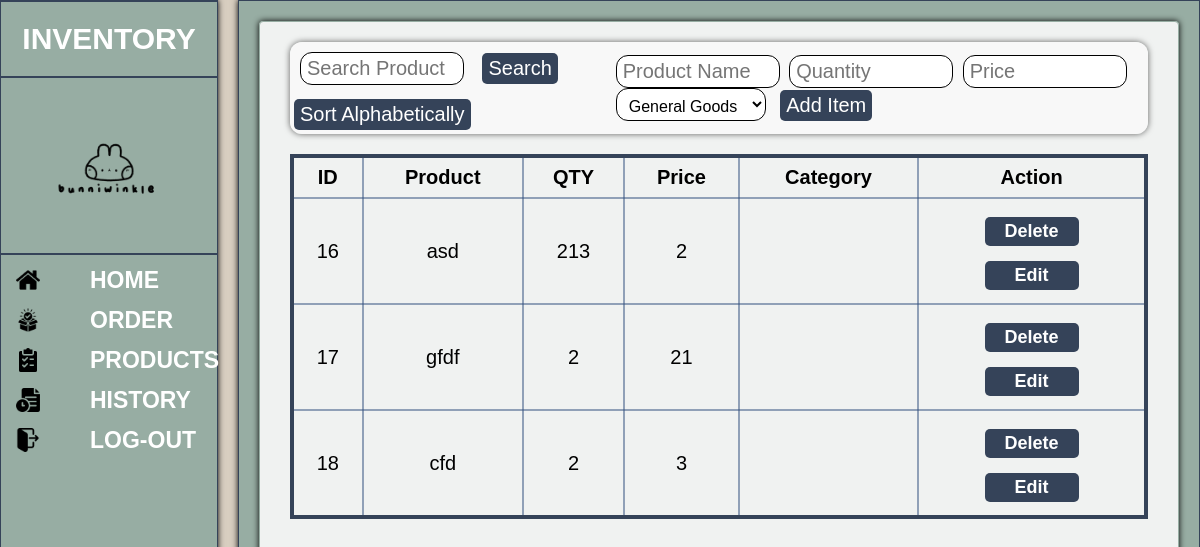
The app's page /Inventory.php, older data.
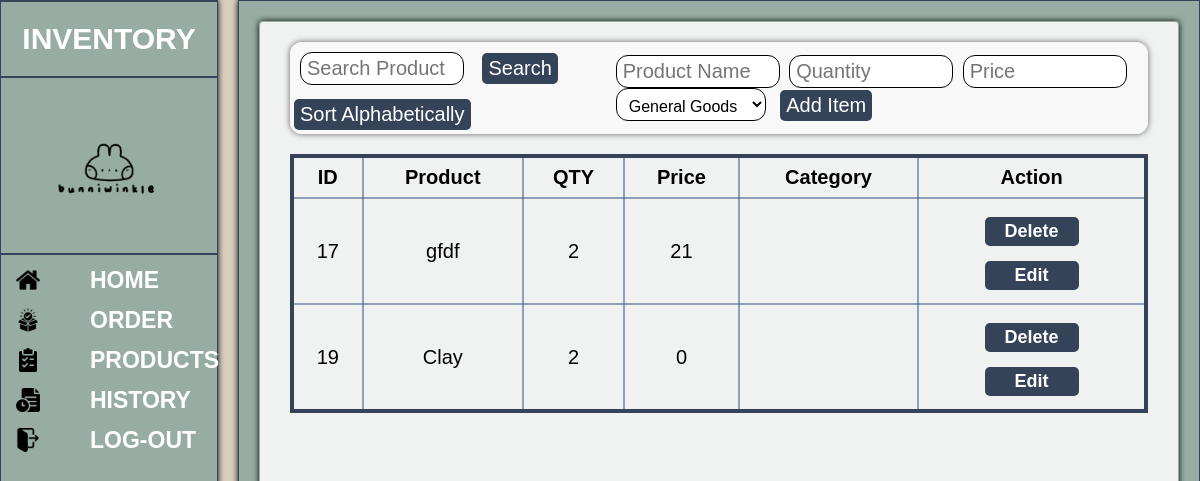
The same page, newer data.
### tables this page shows
CREATE TABLE `inventory` (
  `id` int(11) NOT NULL,
  `productname` varchar(80) NOT NULL,
  `qty` int(255) NOT NULL,
  `price` int(255) NOT NULL,
  `category` varchar(60) NOT NULL
);

### Inventory.php (the view, shortened to what this page needs)
<?php
$conn = new mysqli("localhost", "root", "", "logindb");
$searchQuery = "";
$sortQuery = "";
?>
<!DOCTYPE html>
<html lang="en">
<head>
    <link rel="stylesheet" href="stylingfile/maindisplay.css">
</head>
<body>
    <?php include 'sidebar.php'; ?>
    <div class="maindisplayDiv">
        <div class="insideDisplayDiv">
            <div class="userMenuDiv">
                <form method="POST" action="">
                    <input type="text" name="searchProduct" class="searchprodField" placeholder="Search Product">
                    <button type="submit" class="searchButton">Search</button>
                    <button type="submit" name="sortAlpha" class="sortAlphaButton">Sort Alphabetically</button>
                </form>
                <form method="POST" action="">
                    <div class="addinputField">
                        <input class="prodnameField" type="text" name="newProduct" placeholder="Product Name" required>
                        <input class="prodqtyField" type="number" name="newQty" placeholder="Quantity" required min="0">
                        <input class="prodpriceField" type="number" step="0.01" name="newPrice" placeholder="Price"
                            required min="0">
                        <select name="newCategory" id="newCategory" class="prodcategoryField" required>
                            <option value="General Goods">General Goods</option>
                        </select>
                        <button type="submit" name="addItem" class="addButton">Add Item</button>
                    </div>
                </form>
            </div>
            <div class="tableContainer">
                <table border='1'>
                    <tr>
                        <th>ID</th>
                        <th>Product</th>
                        <th>QTY</th>
                        <th>Price</th>
                        <th>Category</th>
                        <th>Action</th>
                    </tr>
                    <?php
                    $sql = "SELECT id, productname, qty, price, category FROM inventory" . $searchQuery . $sortQuery;
                    $result = $conn->query($sql);
                    if ($result->num_rows > 0) {
                        while ($row = $result->fetch_assoc()) {
                            echo "<tr>
                                <td>" . $row['id'] . "</td>
                                <td>" . $row['productname'] . "</td>
                                <td>" . $row['qty'] . "</td>
                                <td>" . $row['price'] . "</td>
                                <td>" . $row['category'] . "</td>
                                <td>
                                    <form method='POST' action='' onsubmit='return confirmDelete();'>
                                        <input type='hidden' name='delete_id' value='" . $row['id'] . "'>
                                        <button class='deletetableButton' type='submit' name='delete'>Delete</button>
                                    </form>
                                    <form method='GET' action='edititem.php'>
                                        <input type='hidden' name='edit_id' value='" . $row['id'] . "'>
                                        <button class='edittableButton' type='submit' name='edit'>Edit</button>
                                    </form>
                                </td>
                              </tr>";
                        }
                    } else {
                        echo "<tr><td colspan='6'>No products found</td></tr>";
                    }
                    ?>
                </table>
            </div>
        </div>
    </div>
</body>
</html>

### sidebar.php (shortened to what this page needs)
<link rel="stylesheet" href="stylingfile/sidebarstyle.css">
<div class="dashboardContainer">
    <div class="dashboardProfile">
        <div>
            <h1 class="inventoryLabel">INVENTORY</h1>
        </div>
        <div><img class="userIcon" src="imgBG/bunniwinkelanotherlogo.jpg" alt=""></div>
    </div>
    <div class="sidebarMenuContainer">
        <ul class="listDashboard">
            <li>
                <div class="listDiv">
                    <img src="iconlogo/home.png" class="imgIcon">
                    <a href="home.php" class="menuDashboard">HOME</a>
                </div>
            </li>
            <li>
                <div class="listDiv">
                    <img src="iconlogo/order.png" class="imgIcon">
                    <a href="productorder.php" class="menuDashboard">ORDER</a>
                </div>
            </li>
            <li>
                <div class="listDiv">
                    <img src="iconlogo/shopping-list.png" class="imgIcon">
                    <a href="inventory.php" class="menuDashboard">PRODUCTS</a>
                </div>
            </li>
            <li class="dropdown">
                <div class="listDiv dropdown-container">
                    <img src="iconlogo/history.png" class="imgIcon">
                    <a href="javascript:void(0);" class="menuDashboard" onclick="toggleDropdown()">HISTORY</a>
                </div>
            </li>
            <li>
                <div class="listDiv">
                    <img src="iconlogo/logout.png" class="imgIcon">
                    <a href="logout.php" class="menuDashboard">LOG-OUT</a>
                </div>
            </li>
        </ul>
    </div>
</div>

### stylingfile/maindisplay.css (style rules this page uses)
body { background-color: #d8cec0; font-family: "Trebuchet MS", "Lucida Sans Unicode", "Lucida Grande", "Lucida Sans", Arial, sans-serif; }
.maindisplayDiv { border: solid 1px; border-color: #354359; box-shadow: 0 0 6px rgb(0, 0, 0, 1); width: 80%; height: 100vh; background-color: #97ada3; float: right; }
.insideDisplayDiv { display: flex; flex-direction: column; border: solid 1px; border-radius: 4px; border-color: #97ada3; box-shadow: 0 0 6px rgb(0, 0, 0, 1); margin-top: 20px; margin-left: 20px; margin-right: 20px; height: 95vh; background-color: rgba(250, 250, 250, 0.9); }
.userMenuDiv { background-color: rgba(250, 250, 250, 0.8); border: none; box-shadow: 0 0 6px rgba(0, 0, 0, 0.6); border-radius: 12px; margin-left: 30px; margin-right: 30px; margin-top: 20px; display: flex; flex-direction: row; justify-content: center; align-items: center; gap: 10px; }
.searchprodField { background-color: white; border: solid 1px; width: 150px; margin: 10px; font-size: 20px; outline: none; border-radius: 12px; transition: all 0.3s ease; }
.prodnameField { margin-right: 5px; background-color: white; border: solid 1px; font-size: 20px; outline: none; width: 150px; border-radius: 12px; transition: all 0.3s ease; }
.prodqtyField { margin-right: 5px; background-color: white; border: solid 1px; font-size: 20px; outline: none; width: 150px; border-radius: 12px; transition: all 0.3s ease; }
.prodpriceField { margin-right: 5px; background-color: white; border: solid 1px; font-size: 20px; outline: none; width: 150px; border-radius: 12px; transition: all 0.3s ease; }
.prodcategoryField { padding-top: 8px; padding-bottom: 4px; padding-left: 8px; padding-right: 8px; margin-right: 5px; background-color: white; border: solid 1px; font-size: 16px; outline: none; width: 150px; border-radius: 12px; transition: all 0.3s ease; }
.searchButton { color: white; background-color: #354359; border: none; margin: 4px; font-size: 20px; outline: none; border-radius: 5px; transition: all 0.3s ease; }
.sortAlphaButton { color: white; background-color: #354359; border: none; margin: 4px; font-size: 20px; outline: none; border-radius: 5px; transition: all 0.3s ease; }
.addButton { color: white; background-color: #354359; border: none; margin-left: 5px; font-size: 20px; outline: none; border-radius: 5px; transition: all 0.3s ease; }
.tableContainer { margin-top: 20px; overflow-x: auto; margin-left: 30px; margin-right: 30px; height: 83vh; display: flex; flex-direction: column; justify-content: top; }
.deletetableButton { border: none; border-radius: 5px; background-color: #354359; color: white; transition: all 0.3s ease; margin: 10px; font-weight: bold; font-size: 18px; padding-left: 20px; padding-right: 20px; }
.edittableButton { border: none; border-radius: 5px; background-color: #354359; color: white; transition: all 0.3s ease; margin: 5px; font-weight: bold; font-size: 18px; padding-left: 30px; padding-right: 30px; }
table { overflow-x: auto; font-size: 20px; text-align: center; border-collapse: collapse; border: 4px solid #354359; }
th, td { border: 2px solid rgba(51, 81, 126, 0.5); padding: 8px; }
input { font-family: "Trebuchet MS", "Lucida Sans Unicode", "Lucida Grande", "Lucida Sans", Arial, sans-serif; padding-left: 6px; padding-right: 6px; padding-top: 4px; padding-bottom: 4px; }
button { font-family: "Trebuchet MS", "Lucida Sans Unicode", "Lucida Grande", "Lucida Sans", Arial, sans-serif; padding-left: 6px; padding-right: 6px; padding-top: 4px; padding-bottom: 4px; }

Row changes from the older to the newer data that the page shows:
removed inventory: id "16", productname "asd", qty "213", price "2"
removed inventory: id "18", productname "cfd", qty "2", price "3"
added inventory: id "19", productname "Clay", qty "2", price "0"
